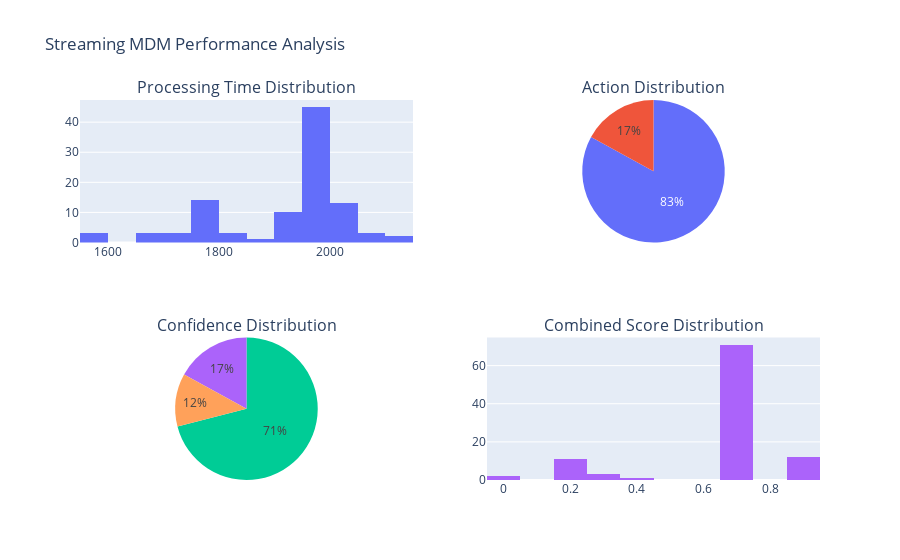

Notebook code cell kept with this figure:
### Code cell
# Create visualizations
print("📈 Creating performance visualizations...")

# Processing time distribution
fig = make_subplots(
    rows=2, cols=2,
    subplot_titles=('Processing Time Distribution', 'Action Distribution',
                    'Confidence Distribution', 'Combined Score Distribution'),
    specs=[[{'type': 'histogram'}, {'type': 'pie'}],
           [{'type': 'pie'}, {'type': 'histogram'}]]
)

# Processing time histogram
fig.add_trace(
    go.Histogram(
        x=transactions_df['processing_time_ms'], name='Processing Time (ms)'),
    row=1, col=1
)

# Action distribution pie chart
action_counts = transactions_df['action'].value_counts()
fig.add_trace(
    go.Pie(labels=action_counts.index,
           values=action_counts.values, name='Actions'),
    row=1, col=2
)

# Confidence distribution pie chart
confidence_counts = transactions_df['confidence'].value_counts()
fig.add_trace(
    go.Pie(labels=confidence_counts.index,
           values=confidence_counts.values, name='Confidence'),
    row=2, col=1
)

# Combined score histogram
fig.add_trace(
    go.Histogram(x=transactions_df['combined_score'], name='Combined Score'),
    row=2, col=2
)

fig.update_layout(
    title_text="Streaming MDM Performance Analysis", showlegend=False)
fig.show()

print("✅ Visualizations created!")

### Figure 1 — Plotly figure (JSON) as saved in the notebook; plotly's stock layout.template omitted (floating-point values rounded to 4 significant figures)
{"data": [{"name": "Processing Time (ms)", "type": "histogram", "x": [2086.0, 1853.0, 1653.0, 1682.0, 1680.0, 1949.0, 1915.0, 1937.0, 1935.0, 1933.0, 1942.0, 1739.0, 1943.0, 1836.0, 1573.0, 1979.0, 1969.0, 1972.0, 1972.0, 1979.0, 1982.0, 1986.0, 1994.0, 1993.0, 1994.0, 1996.0, 2002.0, 2001.0, 1801.0, 2144.0, 2005.0, 2008.0, 2009.0, 2015.0, 1802.0, 2015.0, 1787.0, 1773.0, 2029.0, 1958.0, 1959.0, 1962.0, 1969.0, 1768.0, 1937.0, 1928.0, 1726.0, 1726.0, 1929.0, 1978.0, 2096.0, 1583.0, 1987.0, 1982.0, 1779.0, 1990.0, 1580.0, 1987.0, 1791.0, 1998.0, 1990.0, 1998.0, 1996.0, 1992.0, 1979.0, 1772.0, 1979.0, 1982.0, 1773.0, 2011.0, 1981.0, 2017.0, 1781.0, 1982.0, 1772.0, 1978.0, 1978.0, 1977.0, 1983.0, 1978.0, 2010.0, 1984.0, 1976.0, 1980.0, 1771.0, 1983.0, 1991.0, 2053.0, 2011.0, 1775.0, 1980.0, 2048.0, 1774.0, 1997.0, 1990.0, 1976.0, 1771.0, 1980.0, 2128.0, 1778.0], "xaxis": "x", "yaxis": "y"}, {"domain": {"x": [0.55, 1], "y": [0.625, 1]}, "labels": ["AUTO_MERGE", "CREATE_NEW"], "name": "Actions", "type": "pie", "values": [83, 17]}, {"domain": {"x": [0, 0.45], "y": [0, 0.375]}, "labels": ["MEDIUM", "LOW", "HIGH"], "name": "Confidence", "type": "pie", "values": [71, 17, 12]}, {"name": "Combined Score", "type": "histogram", "x": [0.73, 0.73, 0.72, 0.1693, 0.72, 0.0, 0.73, 0.73, 0.73, 0.73, 0.73, 0.1641, 0.73, 0.0, 0.1621, 0.73, 0.73, 0.73, 0.73, 0.73, 0.73, 0.73, 0.73, 0.93, 0.73, 0.73, 0.73, 0.73, 0.2167, 0.73, 0.73, 0.73, 0.73, 0.73, 0.43, 0.73, 0.1698, 0.72, 0.73, 0.73, 0.73, 0.93, 0.73, 0.33, 0.73, 0.73, 0.1667, 0.72, 0.73, 0.73, 0.73, 0.1676, 0.93, 0.93, 0.72, 0.73, 0.33, 0.73, 0.33, 0.73, 0.73, 0.73, 0.93, 0.73, 0.93, 0.1723, 0.73, 0.73, 0.72, 0.73, 0.73, 0.73, 0.2143, 0.93, 0.73, 0.73, 0.72, 0.73, 0.73, 0.93, 0.73, 0.73, 0.93, 0.93, 0.72, 0.73, 0.73, 0.73, 0.73, 0.166, 0.93, 0.72, 0.1686, 0.73, 0.73, 0.93, 0.72, 0.73, 0.73, 0.72], "xaxis": "x2", "yaxis": "y2"}], "layout": {"annotations": [{"font": {"size": 16}, "showarrow": false, "text": "Processing Time Distribution", "x": 0.225, "xanchor": "center", "xref": "paper", "y": 1, "yanchor": "bottom", "yref": "paper"}, {"font": {"size": 16}, "showarrow": false, "text": "Action Distribution", "x": 0.775, "xanchor": "center", "xref": "paper", "y": 1, "yanchor": "bottom", "yref": "paper"}, {"font": {"size": 16}, "showarrow": false, "text": "Confidence Distribution", "x": 0.225, "xanchor": "center", "xref": "paper", "y": 0.375, "yanchor": "bottom", "yref": "paper"}, {"font": {"size": 16}, "showarrow": false, "text": "Combined Score Distribution", "x": 0.775, "xanchor": "center", "xref": "paper", "y": 0.375, "yanchor": "bottom", "yref": "paper"}], "showlegend": false, "title": {"text": "Streaming MDM Performance Analysis"}, "xaxis": {"anchor": "y", "domain": [0, 0.45]}, "xaxis2": {"anchor": "y2", "domain": [0.55, 1]}, "yaxis": {"anchor": "x", "domain": [0.625, 1]}, "yaxis2": {"anchor": "x2", "domain": [0, 0.375]}}}
